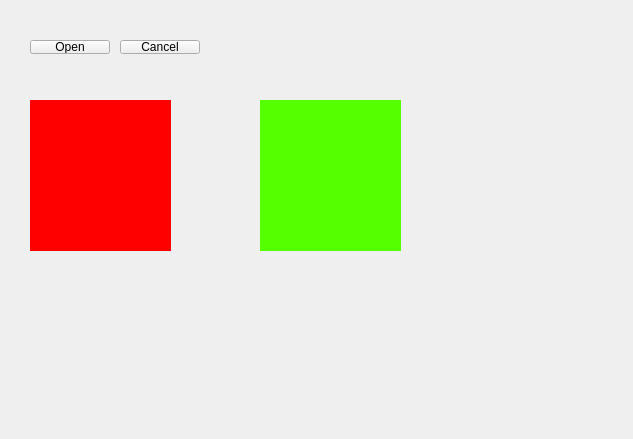
<?xml version="1.0" encoding="UTF-8"?>
<ui version="4.0">
 <class>MainWindow</class>
 <widget class="QMainWindow" name="MainWindow">
  <property name="geometry">
   <rect>
    <x>0</x>
    <y>0</y>
    <width>633</width>
    <height>439</height>
   </rect>
  </property>
  <property name="windowTitle">
   <string>testmouselocker2</string>
  </property>
  <widget class="MainWidget" name="centralWidget">
   <property name="mouseTracking">
    <bool>true</bool>
   </property>
   <property name="focusPolicy">
    <enum>Qt::WheelFocus</enum>
   </property>
   <widget class="QPushButton" name="pushButton">
    <property name="geometry">
     <rect>
      <x>120</x>
      <y>40</y>
      <width>80</width>
      <height>14</height>
     </rect>
    </property>
    <property name="text">
     <string>Cancel</string>
    </property>
   </widget>
   <widget class="QPushButton" name="pushButton_2">
    <property name="geometry">
     <rect>
      <x>30</x>
      <y>40</y>
      <width>80</width>
      <height>14</height>
     </rect>
    </property>
    <property name="text">
     <string>Open</string>
    </property>
   </widget>
   <widget class="QWidget" name="widget" native="true">
    <property name="geometry">
     <rect>
      <x>30</x>
      <y>100</y>
      <width>141</width>
      <height>151</height>
     </rect>
    </property>
    <property name="mouseTracking">
     <bool>true</bool>
    </property>
    <property name="focusPolicy">
     <enum>Qt::WheelFocus</enum>
    </property>
    <property name="styleSheet">
     <string notr="true">background-color: rgb(255, 0, 0);</string>
    </property>
   </widget>
   <widget class="QWidget" name="widget_2" native="true">
    <property name="geometry">
     <rect>
      <x>260</x>
      <y>100</y>
      <width>141</width>
      <height>151</height>
     </rect>
    </property>
    <property name="mouseTracking">
     <bool>true</bool>
    </property>
    <property name="focusPolicy">
     <enum>Qt::WheelFocus</enum>
    </property>
    <property name="styleSheet">
     <string notr="true">background-color: rgb(85, 255, 0);</string>
    </property>
   </widget>
  </widget>
 </widget>
 <layoutdefault spacing="6" margin="11"/>
 <customwidgets>
  <customwidget>
   <class>MainWidget</class>
   <extends>QWidget</extends>
   <header>mainwidget.h</header>
   <container>1</container>
  </customwidget>
 </customwidgets>
 <resources/>
 <connections/>
</ui>
